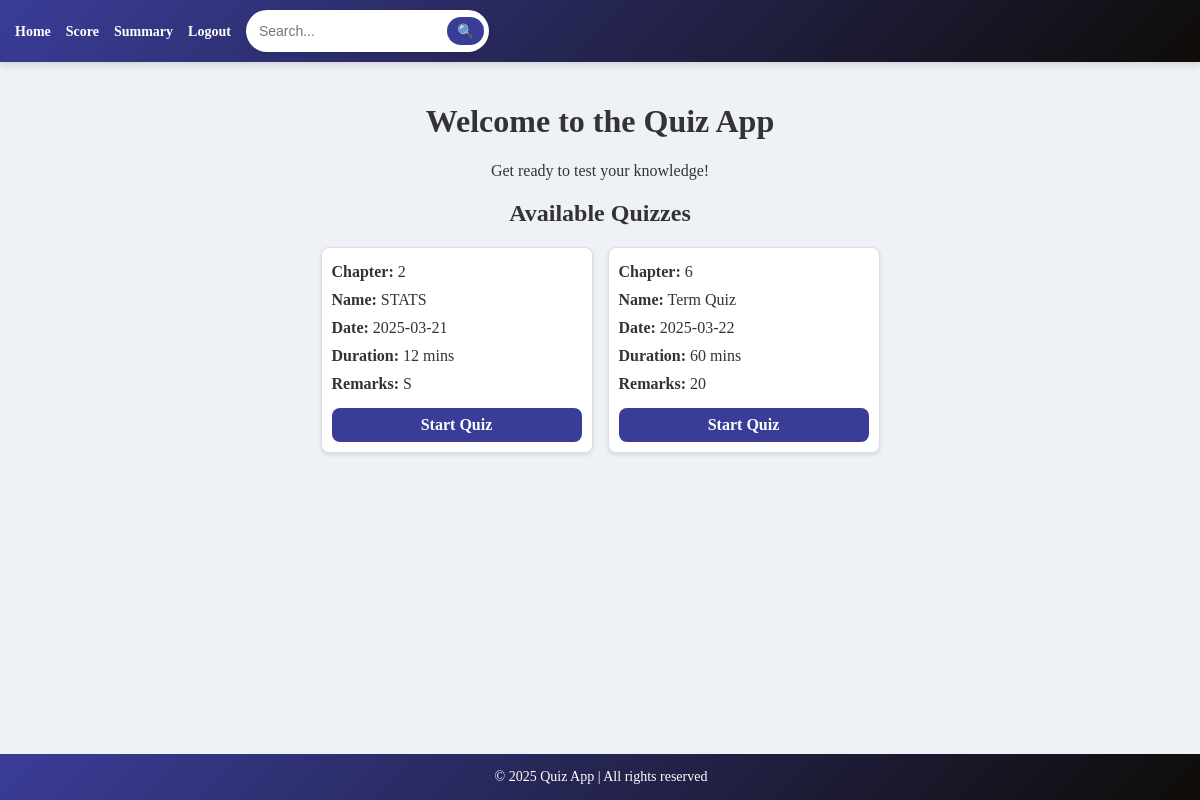
Page /user_dashboard (signed in) on the earlier database version.
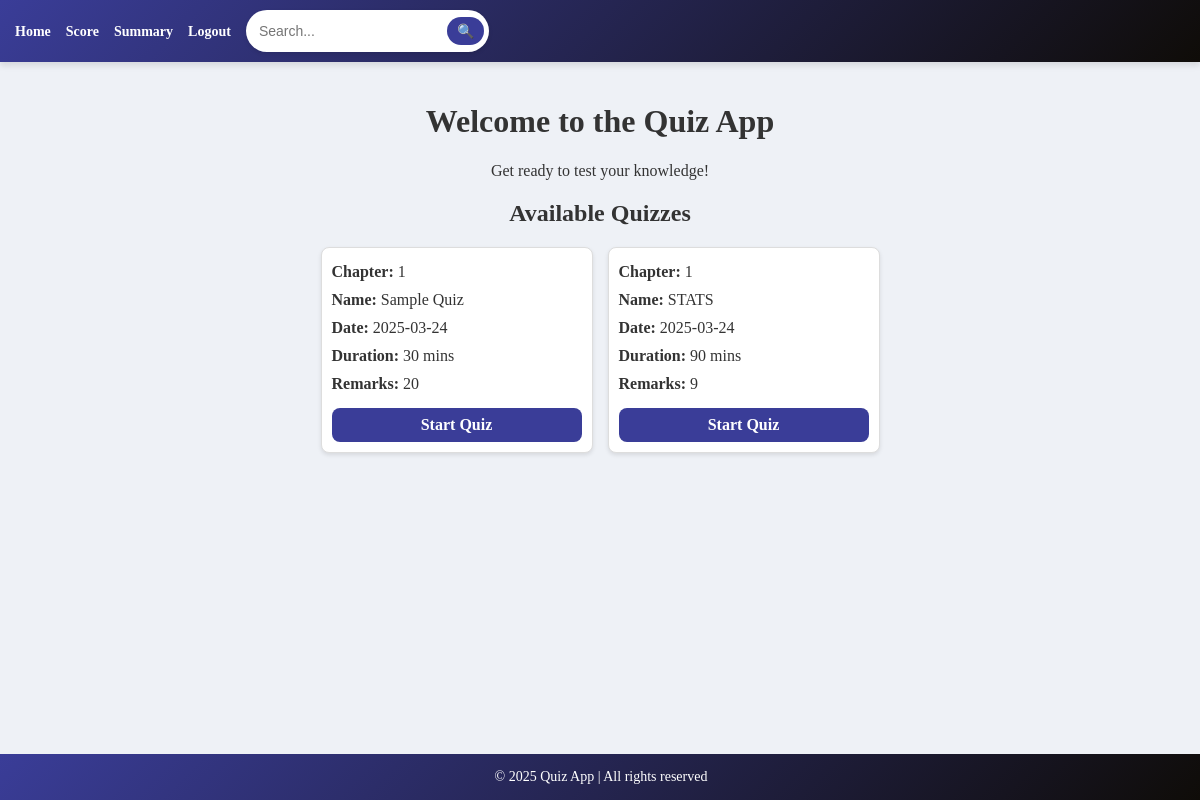
Same page on the later database version.
### models.py (models this page shows, shortened)
class Quiz(db.Model):
    __tablename__ = 'quiz'
    id = db.Column(db.Integer, primary_key=True)
    chapter_id = db.Column(db.Integer, db.ForeignKey('chapters.id'), nullable=False)
    name = db.Column(db.String(225), unique=True, nullable=False)
    date_of_quiz = db.Column(db.Date, nullable=True)
    time_duration = db.Column(db.Integer, nullable=True)
    remarks = db.Column(db.String(255), nullable=True)
    chapter = db.relationship('Chapter', back_populates='quizzes')
    scores = db.relationship('Score', backref='quiz', lazy=True)

### app.py (the view)
@app.route('/user_dashboard')
@user_required
def user_dashboard():
    quiz = Quiz.query.order_by(Quiz.date_of_quiz).all()
    return render_template('user_dashboard.html', quiz=quiz)

### app.py (called while the page is built)
def user_required(f):
    @wraps(f)
    def decorated_function(*args, **kwargs):
        if "user_id" not in session or session.get('user_role') != 'user':
            flash("Unauthorized access!", "danger")
            return redirect(url_for("login"))
        return f(*args, **kwargs)
    return decorated_function

### templates/user_dashboard.html (shortened to what this page needs)
{% extends 'base1.html' %}
{% block content %}
    <h1 class="text-center">Welcome to the Quiz App</h1>
    <p class="text-center">Get ready to test your knowledge!</p>
    <h2 class="text-center">Available Quizzes</h2>
    <ul class="list-group">
        {% for quiz in quiz %}
        <li class="list-group-item">
            <p><strong>Chapter:</strong> {{ quiz.chapter_id }}</p>
            <p><strong>Name:</strong> {{ quiz.name }}</p>
            <p><strong>Date:</strong> {{ quiz.date_of_quiz }}</p>
            <p><strong>Duration:</strong> {{ quiz.time_duration }} mins</p>
            <p><strong>Remarks:</strong> {{ quiz.remarks }}</p>
            <a href="{{ url_for('take_quiz', quiz_id=quiz.id) }}">Start Quiz</a>
        </li>
        {% else %}
            <li class="list-group-item">No quizzes available at the moment.</li>
        {% endfor %}
    </ul>
{% endblock %}

Differences in the rows shown:
removed Quiz: chapter_id "2", name "STATS", date_of_quiz "2025-03-21", time_duration "12", remarks "S"
removed Quiz: chapter_id "6", name "Term Quiz", date_of_quiz "2025-03-22", time_duration "60", remarks "20"
added Quiz: chapter_id "1", name "Sample Quiz", date_of_quiz "2025-03-24", time_duration "30", remarks "20"
added Quiz: chapter_id "1", name "STATS", date_of_quiz "2025-03-24", time_duration "90", remarks "9"
